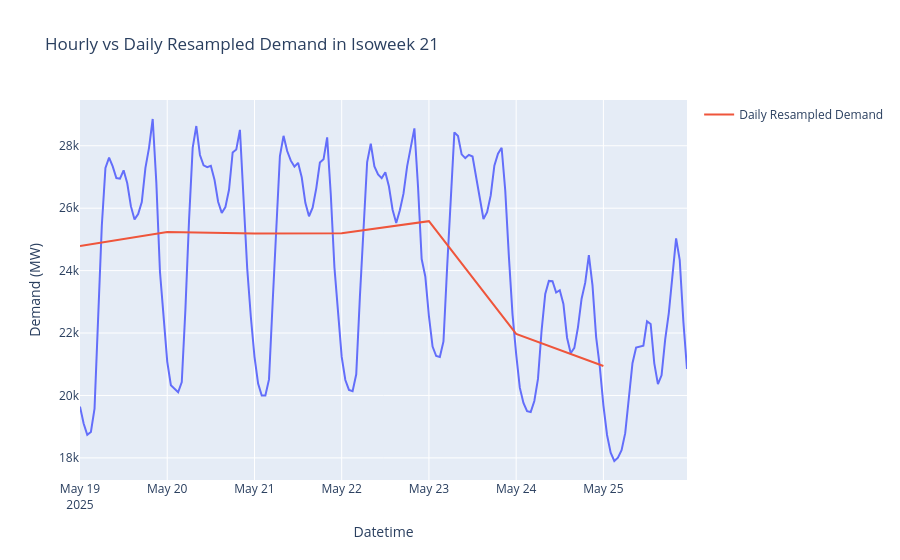

Notebook cell for this chart:
### Code cell
# now resample to daily frequency

daily_demand_isoweek_21 = isoweek_21["demand_total"].resample("D").mean()

# add it to the plot

fig.add_scatter(
    x=daily_demand_isoweek_21.index,
    y=daily_demand_isoweek_21,
    mode="lines",
    name="Daily Resampled Demand",
)

fig.update_layout(title="Hourly vs Daily Resampled Demand in Isoweek 21")
fig.show()

### Figure 1 — Plotly figure (JSON) as saved in the notebook; plotly's stock layout.template omitted (floating-point values rounded to 4 significant figures; data arrays with more than 128 entries replaced by an {"elided": "..."} marker saying what was removed)
{"data": [{"hovertemplate": "datetime=%{x}<br>demand_total=%{y}<extra></extra>", "legendgroup": "", "line": {"color": "#636efa", "dash": "solid"}, "marker": {"symbol": "circle"}, "mode": "lines", "name": "", "orientation": "v", "showlegend": false, "type": "scatter", "x": {"elided": "168 str values"}, "xaxis": "x", "y": {"elided": "168 float values"}, "yaxis": "y"}, {"mode": "lines", "name": "Daily Resampled Demand", "type": "scatter", "x": ["2025-05-19T00:00:00.000000000", "2025-05-20T00:00:00.000000000", "2025-05-21T00:00:00.000000000", "2025-05-22T00:00:00.000000000", "2025-05-23T00:00:00.000000000", "2025-05-24T00:00:00.000000000", "2025-05-25T00:00:00.000000000"], "y": [24790.0, 25240.0, 25190.0, 25190.0, 25580.0, 21970.0, 20950.0]}], "layout": {"legend": {"tracegroupgap": 0}, "title": {"text": "Hourly vs Daily Resampled Demand in Isoweek 21"}, "xaxis": {"anchor": "y", "domain": [0, 1], "title": {"text": "Datetime"}}, "yaxis": {"anchor": "x", "domain": [0, 1], "title": {"text": "Demand (MW)"}}}}
